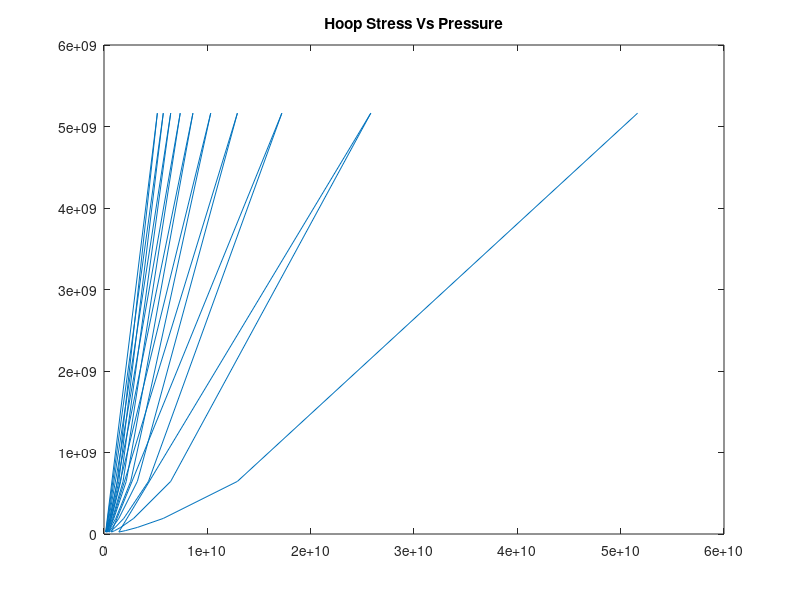
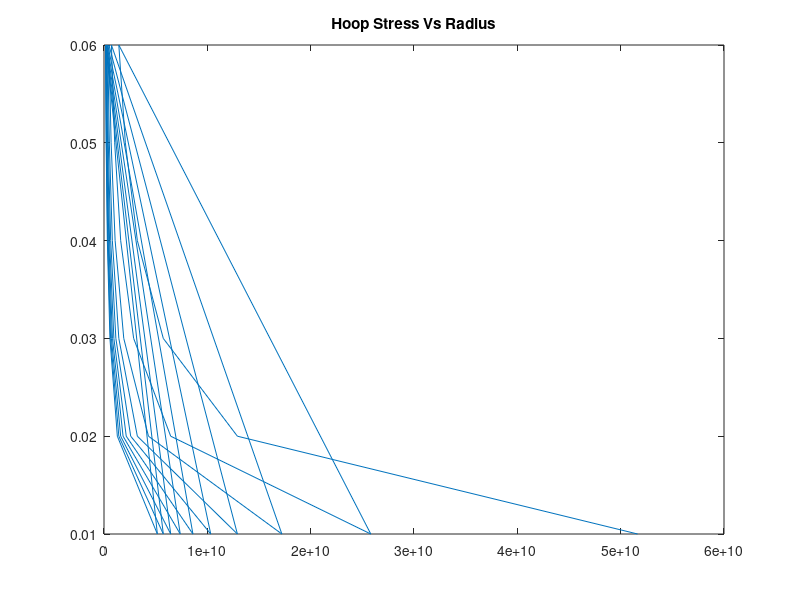
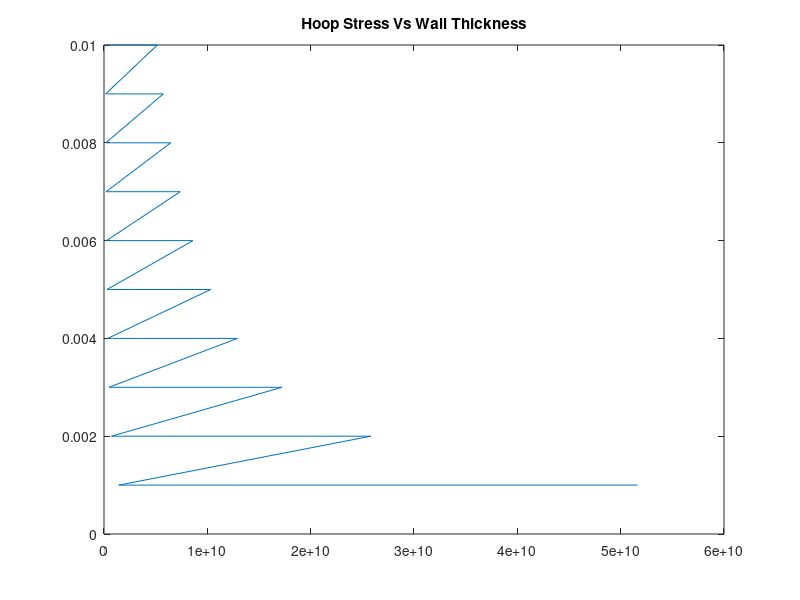
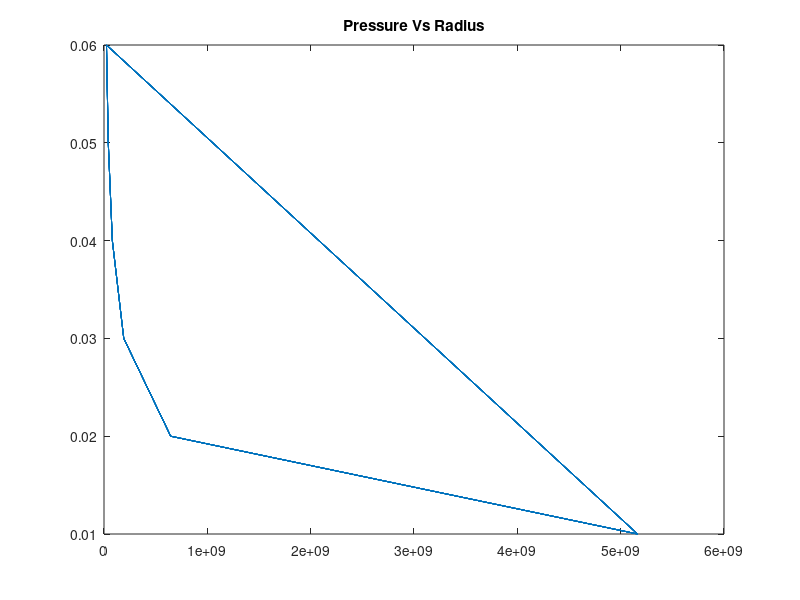

Here is the MATLAB script that generated these plots, in order:
% Author: James Parkus
% Date: August 26th, 2016
% Purpose: To calculate the burn time required for deorbiting a cubesat
% with a cold gas propulsion system

clc
clear

% Specific Heat Ratio
% k = 1.4; % Nitrogen specific heat ratio (dimensionless)
k = 1.41; % Hydrogen
% k = 1.67; % Argon, Helium, Neon, Krypton, Xenon
% k = 1.18; % Freon 22
% k = 1.41; % Hydrogen

% Molar Masses (Kg/mol)
% mm = 0.0140067; % Nitrogen
% mm = 0.03994; % Argon
% mm = 0.004002; % Helium
% mm = 0.0837; % Krypton
% mm = 0.1313; % Xenon
% mm = 0.02018; % Neon
mm = 0.002016; % Hydrogen
% mm = 0.08647; % Freon 22

% Constants
R0 = 8.3144598; % KJ/KmolK - gas constant
Tc = 273; % Kelvin - Chamber Temperature
Pc = 1.01325; % bars - Chamber Pressure
m_prop = 0.3; % kg - Mass of Propellant
At = 0.0201;
dV = 122; % m/2 - Delta V
m0 = 1.3; % kg - Initial Mass
m1 = 1.0; % kg - Final Mass
g0 = 9.8066; % m/s^2 - Gravity at Sea Level
v = 122;
M = 1;
rho = 1;
alpha = 15*(pi()/180);
m = 0.019210; % Kg - Mass of Tank(Empty) 

% Calculations

R = R0/mm;

Isp = dV/(g0*log(m0/m1));

Ve = g0*Isp; %exit velocity

Me = sqrt(abs(4*k*R*Tc/((-k-1)*(Ve^2*(k-1)-2*k*R*Tc))));

rowinc = 1;

r = 0.025;
Ae = pi()*r^2;
At = Ae*Me*(((k-1)/2)/(1+((k-1)/2)*Me^2))^((k+1)/2*(k-1));
AeAt(rowinc,1) = At;
AeAt(rowinc,2) = Ae;

AtdivAe = Me*(((k-1)/2)/(1+((k-1)/2)*Me^2))^((k+1)/2*(k-1));

Pt = Pc/(2/(k+1))^(k/(k-1));

Tt = Tc/(2/(k+1));

rowinc = 1;

m_dot = Pt/(R*Tt)*sqrt(k*R*Tt)*At;
AeM(rowinc,1) = m_dot;
AeM(rowinc,2) = At;

rowinc = 1;

m_dot = AeM(rowinc,1);
Vc = (Pt*At)/m_dot;
Avcatm(rowinc,1) = Vc;
Avcatm(rowinc,2) = At;
Avcatm(rowinc,3) = m_dot;

Pe = Pc/(1+((k-1)/2)*Me^2)^(k/(k-1));

rowinc = 1;

Vc = Avcatm(1,1);
Ae = AeAt(rowinc,2);
Cf = Ve/Vc+(Ae/At)*(Pe/Pc);
CfA(rowinc,1) = Cf;
CfA(rowinc,2) = Vc;
CfA(rowinc,3) = Ae;
rowinc = rowinc + 1;

rowinc = 1;

Cf = CfA(rowinc,1);
F = At*Pc*Cf;
Thrust(rowinc,1) = F;
Thrust(rowinc,2) = Cf;
Thrust(rowinc,3) = AeAt(1,1)
rowinc = rowinc + 1;

rowinc = 1;

for m_prop = 0.3:0.1:1
    F = Thrust(1,1);
    tb = (m_prop*dV)/F;
    FuelTb(rowinc,1) = tb;
    FuelTb(rowinc,2) = m_prop;
    rowinc = rowinc + 1;
end
Rod = sqrt(Ae/pi());
Rid = sqrt(At/pi());
mn = 0.01;

L = ((Rod-Rid)/(tan(0.261799)));


% end

% Ae & At Incrementational Calculations

rowinc = 1;

for k = 0.9:0.1:1.7
    AtdivA = M*((k+1)/2*(1+((k-1)/2)*M^2))^((k+1)/(2*(k-1))); % Equation 1
    Eq1(rowinc,1) = k;
    Eq1(rowinc,2) = AtdivA;
    rowinc = rowinc + 1;
end

rowinc = 1;

% Pressure & Hoop Stress Calculations

for t = 0.001:0.001:0.01
    for r = 0.01:0.01:0.06
        P = 3*m*R*Tc/(4*pi()*r^3);
        Hoop = P*r/t;
        Stress(rowinc,1) = Hoop;
        Stress(rowinc,2) = P;
        Stress(rowinc,3) = r;
        Stress(rowinc,4) = t;
        rowinc = rowinc + 1;
    end
end

figure()
plot(Stress(1:length(Stress),1),Stress(1:length(Stress),2))
title('Hoop Stress Vs Pressure')

figure()
plot(Stress(1:length(Stress),1),Stress(1:length(Stress),3))
title('Hoop Stress Vs Radius')

figure()
plot(Stress(1:length(Stress),1),Stress(1:length(Stress),4))
title('Hoop Stress Vs Wall Thickness')

figure()
plot(Stress(1:length(Stress),2),Stress(1:length(Stress),3))
title('Pressure Vs Radius')

figure()
plot(Stress(1:length(Stress),2),Stress(1:length(Stress),4))
title('Pressure Vs Wall Thickness')
% 
% for Ae = 0.001:0.001:0.01
%     m_dot = rho*v*Ae; % Equation 2
%     Eq2(rowinc,1) = Ae;
%     Eq2(rowinc,2) = m_dot;
%     rowinc = rowinc + 1;
% end

rowinc = 1;

for At = 0.0001:0.0001:0.005
%     m_dot = Eq2(2,2); %% Uncomment when equation 2 is fixed
    Tt = (k*R*(At*Pt)^2)/(m_dot*R)^2; % Equation 3
    Eq3(rowinc,1) = At;
    Eq3(rowinc,2) = Tt;
    rowinc = rowinc + 1;
end

rowinc = 1;

for k = 0.9:0.1:1.7
    AtdivAe = Me*((k+1)/2*(1+((k-1)/2)*Me^2))^((k+1)/(2*(k-1))); % Equation 4
    Eq4(rowinc,1) = k;
    Eq4(rowinc,2) = AtdivAe;
    rowinc = rowinc + 1;
end

rowinc = 1;

for At = 0.0001:0.0001:0.005
    Vc = Pt*At/m_dot; % Equation 5
    Eq5(rowinc,1) = At;
    Eq5(rowinc,2) = Vc;
    rowinc = rowinc + 1;
end

rowinc = 1;

for At = 0.0001:0.0001:0.005
    F = At*Pe*Cf; % Equation 6
    Eq6(rowinc,1) = At;
    Eq6(rowinc,2) = F;
    rowinc = rowinc + 1;
end

for Ae = 0.001:0.001:0.01
    At = pi()*(sqrt(Ae/pi())-2*L*sin(alpha))^2; % Equation 7
    Eq7(rowinc,1) = Ae;
    Eq7(rowinc,2) = At;
    rowinc = rowinc + 1;
end

rowinc = 1;

% for k = 0.9:0.1:1.7
%     AtdivAe = Me*(((k-1)/2)/(1+((k-1)/2)*Me^2))^((k+1)/2*(k-1)); % Equation 8
%     Eq8(rowinc,1) = k;
%     Eq8(rowinc,2) = AtdivAe;
%     rowinc = rowinc + 1;
% end

h = length(Eq1);

figure()
plot(FuelTb(1:length(FuelTb),1),FuelTb(1:length(FuelTb),2))
title('Burn Tie vs Propellant Mass')
xlabel('Burn Time')
ylabel('Propellant Mass')

figure()
plot(Eq1(1:length(Eq1),1),Eq1(1:length(Eq1),2))
title('Equation 1')
xlabel('k')
ylabel('At/A')

% figure()
% plot(Eq2(1:60,1),Eq2(1:60,2))
% title('Equation 2')

figure()
plot(Eq3(1:length(Eq3),1),Eq3(1:length(Eq3),2))
title('Equation 3')
xlabel('Ae')
ylabel('M_dot')

figure()
plot(Eq4(1:length(Eq4),1),Eq4(1:length(Eq4),2))
title('Equation 4')
xlabel('At')
ylabel('Tt')

figure()
plot(Eq5(1:length(Eq5),1),Eq5(1:length(Eq5),2))
title('Equation 5')
xlabel('At')
ylabel('Vc')

figure()
plot(Eq6(1:length(Eq6),1),Eq6(1:length(Eq6),2))
title('Equation 6')
xlabel('At')
ylabel('Force')

figure()
plot(Eq7(1:length(Eq7),1),Eq7(1:length(Eq7),2))
title('Equation 7')
xlabel('Ae')
ylabel('At')

% figure()
% plot(Eq8(1:length(Eq8),1),Eq8(1:length(Eq8),2))
% title('Equation 8')
% xlabel('k')
% ylabel('Ae/At')

% %
% % figure()
% % plot(AeTb(1:41,2),AeTb(1:41,1))
% % title('Burn Time Vs Exit Area')
% % ylabel('Burn Time')
% % xlabel('Exit Area')
%
% % figure()
% % plot(AeAt(1:41,1),AeAt(1:41,2))
% % title('Exit Area VS Throat Area')
% % ylabel('Exit Area')
% % xlabel('Throat Area')
%
% % figure()
% % plot(AeTb(1:41,1),Thrust(1:41,1))
% % title('Burn Time VS Thrust Force')
% % xlabel('Burn Time')
% % ylabel('Thrust Force')
%
% % figure()
% % plot(AeAt(1:41,2),Thrust(1:41,1))
% % title('Thrust Force Vs Ae')
% % ylabel('Force')
% % xlabel('Ae')
% %
% % figure()
% % plot(AeAt(1:41,1),AeTb(1:41,1))
% % title('Throat Area vs Burn Time')
% % xlabel('Throat Area')
% ylabel('Burn Time')